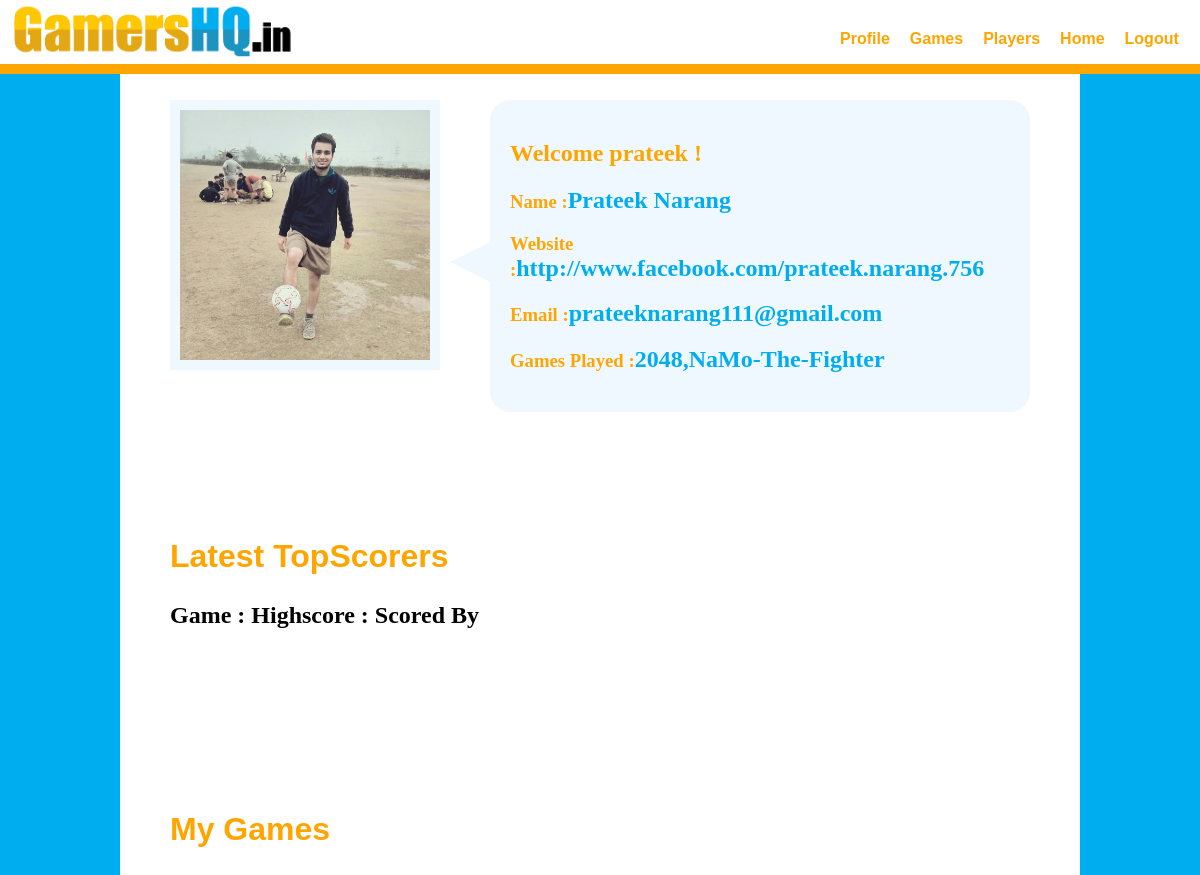
The app's page /users/ (signed in), older data.
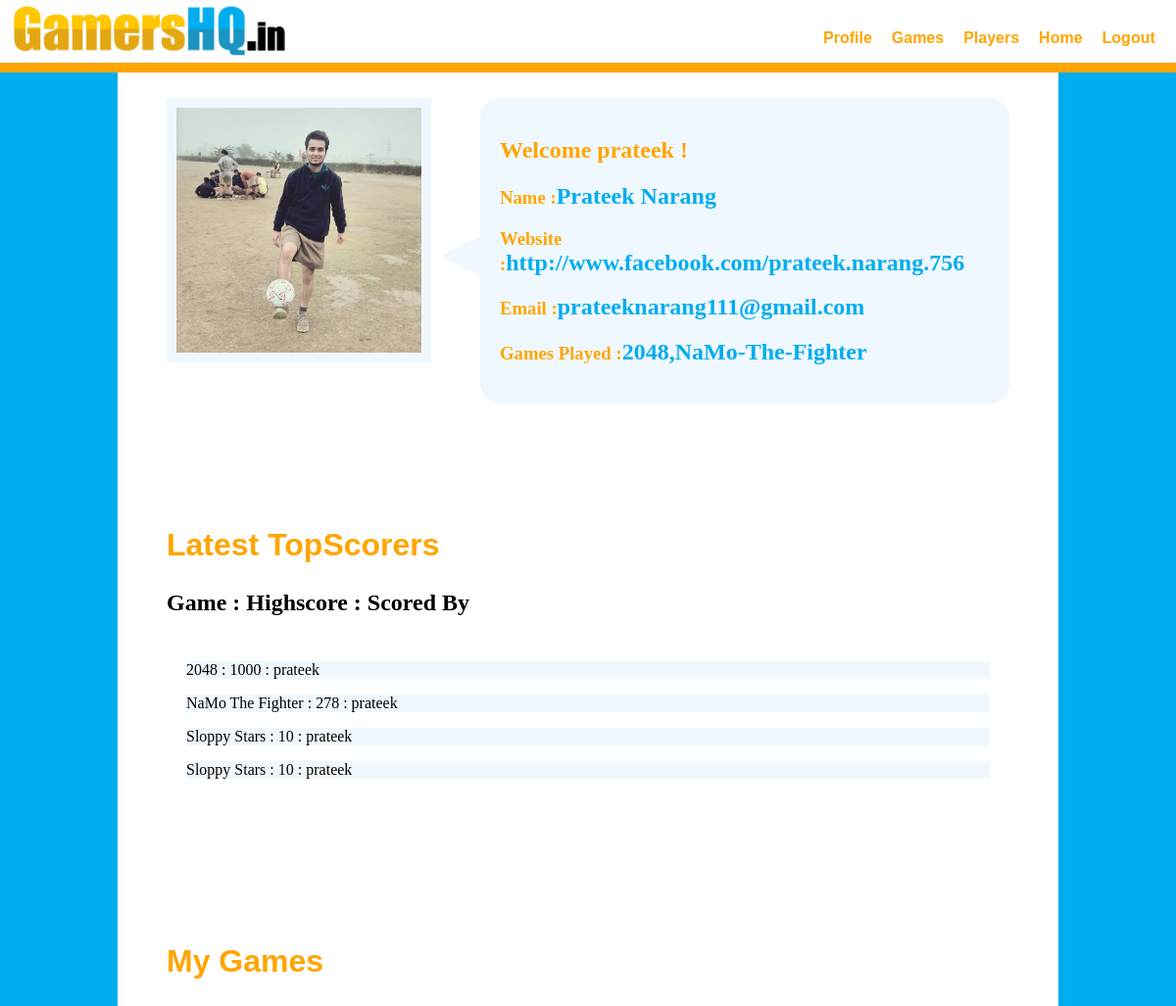
The same page, newer data.
### games/models.py (models this page shows, shortened)
class GameDetail(models.Model):
	game_name = models.CharField(max_length=128,blank=False)
	game_image = models.ImageField(upload_to="games_image/",blank=True)
	game_slug_field = models.CharField(max_length=128)
	game_highscore =models.IntegerField(default=0)
	game_highscorer = models.ForeignKey(User)

### users/views.py (the view)
def user_profile_view(request):
	if request.user.is_authenticated():
		current_user = request.user
		uName = current_user.username
		uFullName = current_user.first_name + " " + current_user.last_name
		uEmail = current_user.email
		user_profile = UserProfile.objects.get(user=current_user)
		uPhoto = user_profile.profile_image.path
		uWebsite = user_profile.profile_url
		substr = "/media/"
		position = uPhoto.find(substr)
		uPhoto = uPhoto[position:]
		game_list = GameDetail.objects.all()
		context_dict = {'username':uName,'fullName':uFullName,'photoUrl':uPhoto,
		'website':uWebsite,'email':uEmail,'game_list':game_list}
		return render(request,"user/user_profile.html",context_dict)
	else:
		return HttpResponse("You are Not Logged In !")

### templates/user/user_profile.html (shortened to what this page needs)
<!DOCTYPE HTML>
{% load staticfiles %}
<head>
	<link rel="stylesheet" href="{% static "css/nav.css"  %}">
</head>
<body>
	<nav class="flex_container">
		<img src="{% static "images/logo.jpg" %}"/>
		<br>
		<ul class="flex_container">
			<li><a href ="/users" a>Profile</a></li>
			<li><a href ="/games" a>Games</a></li>
			<li><a href ="/users/all">Players</a></li>
			<li><a href="/feed" a>Home</a></li>
			<li><a href="/logout">Logout</a></li>
		</ul>
	</nav>
	<div id="empty_div"></div>
	<section id="basic_section">
	<div id="inside_body_container" class="flex_container">
		<img id="profile_image"src={{photoUrl}}/>
		<div id="details">
		<h2>Welcome {{username}} !</h2>
		<h3>Name :<strong>{{fullName}}</strong></h3>
		<h3>Website :<strong>{{website}}</strong></h3>
		<h3>Email :<strong>{{email}}</strong></h3>
		<h3>Games Played :<strong>2048,NaMo-The-Fighter</strong></h3>
		</div>
	</div>
	</section>
	<section id="games_section">
	<h1>Latest TopScorers</h1>
	<h2>Game : Highscore : Scored By</h2>
		<ul id="profile_feed">
			{% for x in game_list %}
			<li>
			<p>{{x.game_name}} : {{x.game_highscore}} : {{x.game_highscorer.username}}</p>
			</li>
			{%endfor%}
		</ul>
	</section>
	<section>
	<h1>My Games</h1>
	</section>
</body>
</html>

Row changes from the older to the newer data that the page shows:
added GameDetail: game_name "2048", game_highscore "1000", game_highscorer.username "prateek"
added GameDetail: game_name "NaMo The Fighter", game_highscore "278", game_highscorer.username "prateek"
added GameDetail: game_name "Sloppy Stars", game_highscore "10", game_highscorer.username "prateek"
added GameDetail: game_name "Sloppy Stars", game_highscore "10", game_highscorer.username "prateek"
